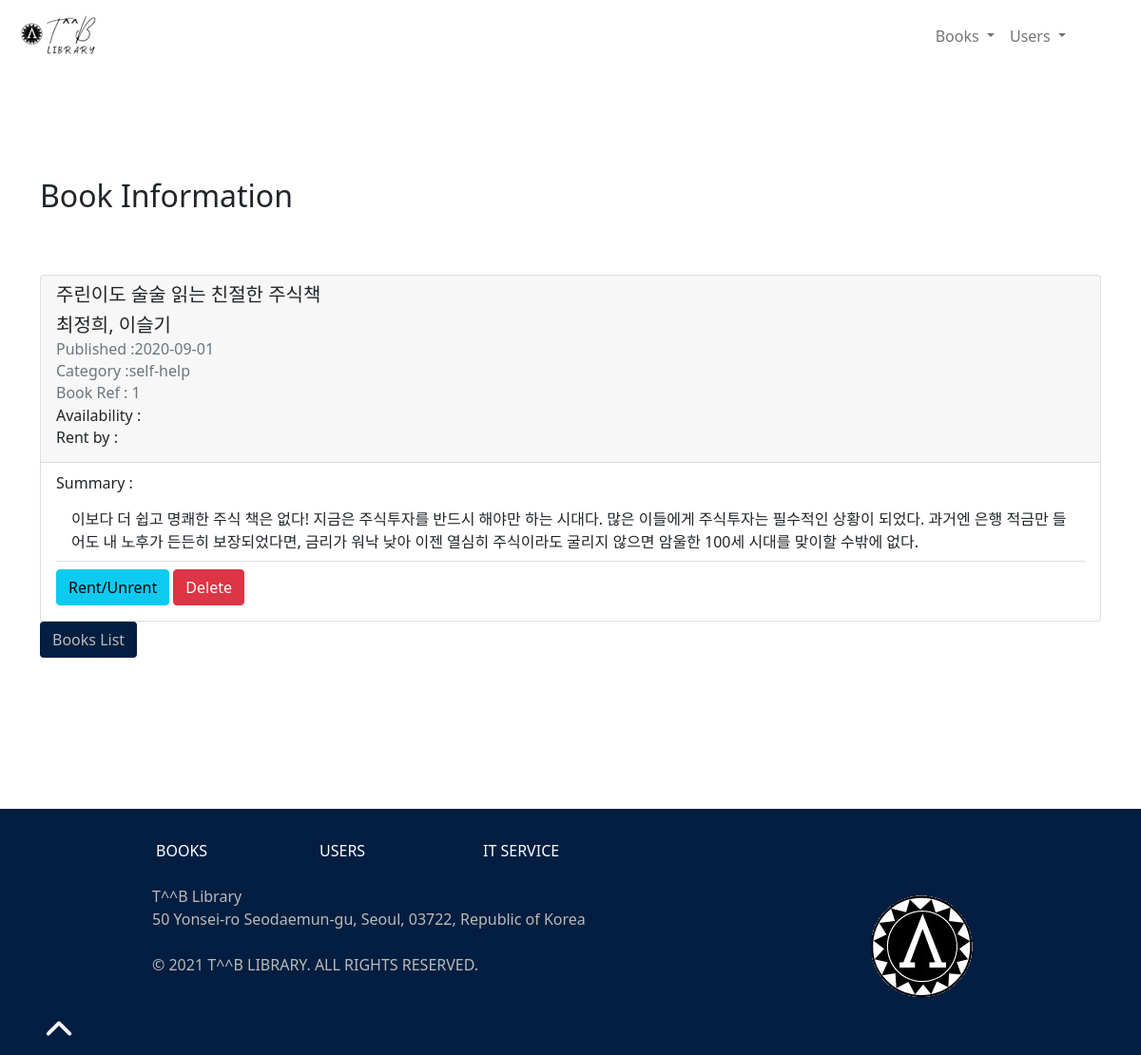
The app's page /book.php?book_id=1 with its own data.
### tables this page shows
CREATE TABLE Book(
    book_id INT UNSIGNED NOT NULL AUTO_INCREMENT,
    title VARCHAR(50) NOT NULL,
    author VARCHAR(50) NOT NULL,
    summary TEXT(500) NOT NULL,
    publication_date DATE NOT NULL,
    category VARCHAR(20) NOT NULL,
    user_id INT UNSIGNED,
    PRIMARY KEY(book_id),
    FOREIGN KEY (user_id) REFERENCES User(id)
);

### book.php (called while the page is built, shortened)
<?php
require_once "model/bookManager.php";
require "model/entity/book.php";
$bookSingle = new BookManager();
$book = $bookSingle->getBook(htmlspecialchars($_GET["book_id"]));
include "view/bookView.php";

### model/dataBase.php (called while the page is built)
<?php
abstract class DataBase
{
    static public function getDB() {
        try{
        $db = new PDO('mysql:host=localhost:8889;dbname=library_php', "root", "root");
        return $db;
      }catch (Exception $e) {
        echo "Error while connecting to the database: " . $e->getMessage() . "<br/>";
        exit($e->getMessage());
        }
    }
}
?>

### model/bookManager.php (called while the page is built, shortened)
<?php
require "dataBase.php";
class bookManager extends DataBase{
    private PDO $db;
  public function getBook(int $book_id):Book {
    $query = $this->db->prepare (
      "SELECT *
      FROM Book
      WHERE book_id = :book_id"
    );
    $query->execute([
    "book_id" => $book_id
    ]);
    $data = $query -> fetchAll(PDO::FETCH_ASSOC);
    $book = new Book($data[0]);
    return $book;
  }
  public function __construct() {
    $this->db = DataBase::getDB();
}
}

### model/entity/book.php (called while the page is built, shortened)
<?php
class Book {
    protected int $book_id;
    protected string $title;
    protected string $author;
    protected string $summary;
    protected string $publication_date;
    protected string $category;
    public function __construct(?array $data=null) {
        if($data) {
            foreach($data as $key => $value) {
                $setter = "set" . ucfirst($key);
            }
        }
    }
    public function setBook_Id(int $book_id) {
        $this->book_id = $book_id;
    }
    public function getBook_Id(){
        return $this->book_id;
    }
    public function setTitle(string $title) {
        $this->title = $title;
    }
    public function getTitle(){
        return $this->title;
    }
    public function setAuthor(string $author) {
        $this->author = $author;
    }
    public function getAuthor(){
        return $this->author;
    }
    public function setSummary(string $summary) {
        $this->summary = $summary;
    }
    public function getSummary(){
        return $this->summary;
    }
    public function setPublication_date(string $publication_date) {
        $this->publication_date = $publication_date;
    }
    public function getPublication_date(){
        return $this->publication_date;
    }
    public function setCategory(string $category) {
        $this->category = $category;
    }
    public function getCategory(){
        return $this->category;
    }
}

### view/bookView.php (the view)
<?php
include "view/template/nav.php";
include "view/template/header.php";
if(!isset($error)):
?>
<div class="mainpage">
<h2>Book Information</h2>
    <div class="row mt-5">
      <div class="col-12 col-md-12 col-lg-12">
        <article class="card">
          <div class="card-header">
            <h5 class="card-title"><?php echo $book->getTitle() ; ?></h5>
            <h5 class="card-title"><?php echo $book->getAuthor(); ?></h5>
            <h6 class="card-subtitle mb-2 text-muted">Published :<?php echo $book->getPublication_date(); ?></h5>
            <h6 class="card-subtitle mb-2 text-muted">Category :<?php echo $book->getCategory(); ?></h6>
            <h6 class="card-subtitle mb-2 text-muted">Book Ref : <?php echo $book->getBook_Id(); ?></h6>
            <h6 class="card-subtitle mb-2 ">Availability : </h6>
            <h6 class="card-subtitle mb-2 ">Rent by : </h6>
          </div>
          <div class="card-body">
          <h6 class="card-subtitle mb-2 ">Summary : </h6>
            <ul class="list-group list-group-flush border-bottom mb-2">
              <li class="list-group-item"><?php echo $book->getSummary(); ?></li>
            </ul>
            <a href="#" class="btn btn-info">Rent/Unrent</a>
            <a href="deletebook.php?book_id=<?php echo $book->getBook_Id(); ?>" class="btn btn-danger">Delete</a>
          </div>
        </article>
        <a href="books.php" class="btn btn1">Books List</a>
      </div>
</div>
<?php else: ?>
  <div class="alert alert-danger">
    <p><?php echo $error ?></p>
  </div>
<?php endif; ?>
<?php
include "view/template/footer.php";
?>

### assets/css/main.css (style rules this page uses)
html { color: #222; font-size: 1em; line-height: 1.4; }
* { margin: 0; padding: 0; }
.mainpage { margin-top: 10%; }
.mainpage h2 { margin-bottom: 2em; }
.btn1 { background-color: rgb(3, 30, 64); color: rgb(187, 186, 184) !important; }

### records on screen
book: title "주린이도 술술 읽는 친절한 주식책", author "최정희, 이슬기", publication_date "2020-09-01", category "self-help", book_id "1", summary "이보다 더 쉽고 명쾌한 주식 책은 없다! 지금은 주식투자를 반드시 해야만 하는 시대다. 많은 이들에게 주식투자는 필수적인 상황이 되었다. 과거엔 은행 적금만 들어도 내 노후가 든든히 보장되었다면, 금리가 워낙 낮아 이젠 열심히 주식이라도 굴리지 않으면 암울한 100세 시대를 맞이할 수밖에 없다."
